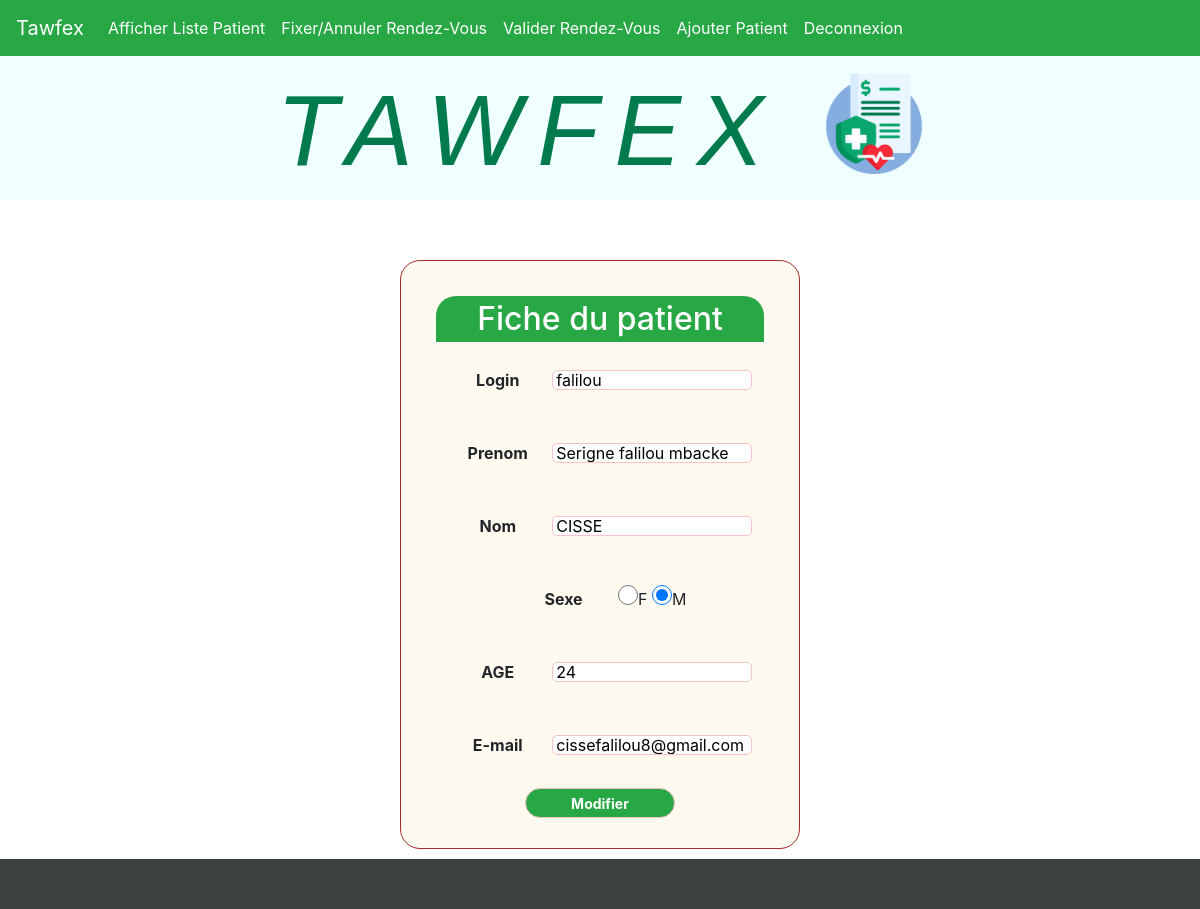
The page /filePatient.php?id=3 on the database its author committed.
### tables this page shows
CREATE TABLE `user` (
  `id` int(11) NOT NULL,
  `login` varchar(50) NOT NULL,
  `password` varchar(50) NOT NULL,
  `firstname` varchar(50) NOT NULL,
  `lastname` varchar(50) NOT NULL,
  `sexe` varchar(50) NOT NULL,
  `age` varchar(50) NOT NULL,
  `email` varchar(50) NOT NULL
);

### classes/MyPDO.class.php (called while the page is built, shortened)
<?php
class MyPDO extends PDO
{
    private static $instance;
    public static function getInstance()
    {
        if (!self::$instance) {
            try {
                self::$instance = new MyPDO(self::DSN, self::USER, self::PWD);
            } catch (PDOException $e) {
                die("Erreur connexion: " . $e->getMessage());
            }
        }
        return self::$instance;
    }
}

### classes/Tasks.class.php (called while the page is built, shortened)
<?php
class Tasks
{
    protected $db;
    function __construct()
    {
        $this->db = MyPDO::getInstance();
    }
    public function details($id)
    {
        $query = $this->db->prepare("SELECT * FROM user WHERE id = :id");
        $query->bindParam("id", $id, PDO::PARAM_INT);
        $query->execute();
        return $query->fetch(PDO::FETCH_ASSOC);
    }
}

### filePatient.php (the view, shortened to what this page needs)
<?php
$id = $_GET['id'];
$patient = new Tasks();
$file = (object) $patient->details($id);
?>
<!DOCTYPE html>
<html>
<head>
    <link rel="stylesheet" href="css/filePatient.css">
    <link rel="stylesheet" href="https://cdn.jsdelivr.net/npm/bootstrap@4.6.2/dist/css/bootstrap.min.css">
</head>
<body>
    <div id="principal">
        <div id="entete">
            <h1 class="nameapp">TAWFEX <img src="img/tawfekh.png" alt=""></h1>
        </div>
        <div id="menu">
            <?php
            include "navigation.php";
            ?>
        </div>
        <div id="contenu">
            <form action="secretaire/editPatient.php" method="post" class="formz">
                <h2>Fiche du patient</h2>
                <div class="field">
                    <label>Login</label>
                    <input type="text" name="login" value="<?php echo $file->login ?>">
                </div>
                <div class="field">
                    <label>Prenom</label>
                    <input type="text" name="prenom" value="<?php echo $file->firstname ?>">
                </div>
                <div class="field">
                    <label>Nom</label>
                    <input type="text" name="nom" value="<?php echo $file->lastname ?>">
                </div>
                <div class="field">
                    <label>Sexe</label>
                    <input type="radio" name="sexe" value="F" <?php if ($file->sexe == "F") echo "checked"; ?>>F
                    <input type="radio" name="sexe" value="M" <?php if ($file->sexe == "M") echo "checked"; ?>>M
                </div>
                <div class="field">
                    <label>AGE</label>
                    <input type="number" name="age" value="<?php echo $file->age ?>">
                </div>
                <div class="field">
                    <label>E-mail</label>
                    <input type="text" name="email" value="<?php echo $file->email ?>">
                </div>
                <div id="bouton">
                    <input type="submit" value="Modifier">
                </div>
            </form>
        </div>
        <div id="piedpage"></div>
    </div>
</body>
</html>

### css/filePatient.css (style rules this page uses)
#entete { background-color: #F0FFFF; width: inherit; height: 200px; background-size: cover; }
#contenu { width: inherit; padding-top: 60px; margin-left: 30px; margin-right: 30px; }
.formz { text-align: center; background-color: floralwhite; margin-left: auto; margin-right: auto; width: 400px; border: 1px solid brown; border-radius: 20px 20px; margin-bottom: 10px; }
input { background-color:#FFF3F3; padding:3px; border:1px solid #F5C5C5; border-radius:5px; height: 20px; width:200px; }
label { margin-top:10px; font-weight: bold; display: inline-block; width: 100px; }
.field { margin-bottom: 15px; padding: 8px; }
#bouton { text-align: center; margin-bottom: 20px; }
input[type="submit"] { background-color: #28a745; color: white; font-weight: bold; font-size: 14px; padding: 4px; height: 30px; width: 150px; border-radius: 30px 30px; }
h2 { background-color: #28a745; text-align: center; color: white; margin-top: 0px; border-top-left-radius: 20px 20px; border-top-right-radius: 20px 20px; padding: 4px; }
.field>input:valid { background-color: white; }
input[type="radio"] { width: 20px; color: brown; }
#piedpage { background-color: #3B413F; width: inherit; height: 50px; }
img { padding-bottom: 30px; width: 100px; text-align: right; display: inline; }
.nameapp { padding-top: 70px; text-align: center; color: #017b4e; font-size: 100px; font-family: 'Franklin Gothic Medium', 'Arial Narrow', Arial, sans-serif; font-style: italic; letter-spacing: 1rem; }

### css/navigation.css (style rules this page uses)
body { margin: 0px; padding: 0px; }
form { padding: 35px; text-align: right; padding-bottom: 10px; }

### rows shown on the page
user: login "falilou", prenom "Serigne falilou mbacke", nom "CISSE", sexe "☑", age "24", email "cissefalilou8@gmail.com"
